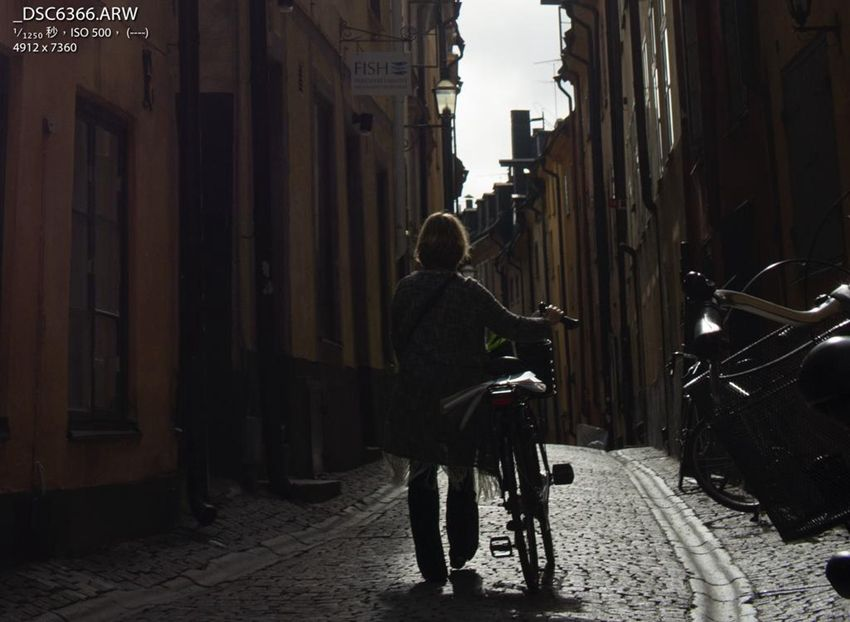
#> input picture ch2.图像预处理/clahe/timg.jpg, 850 x 622 px
$ python clahe.py
#> lines starting #> are read from the running program, lines starting #| are printed output that depends on the picture
import cv2
import matplotlib.pyplot as plt

img = cv2.imread('timg.jpg',0) #直接读为灰度图像
#> img: shape (622, 850); min 0, max 255, mean 45.9
res = cv2.equalizeHist(img)
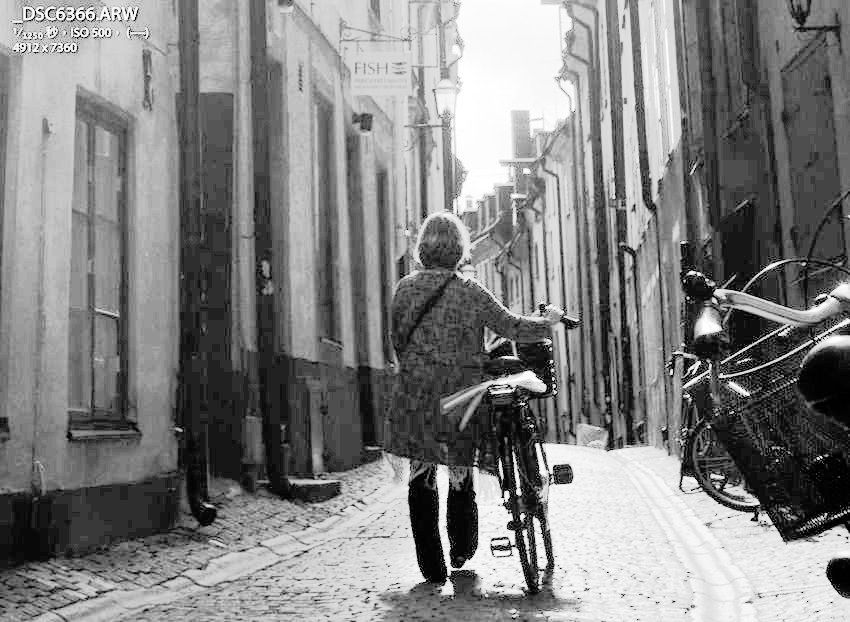
#> res: shape (622, 850); min 0, max 255, mean 130.1

clahe = cv2.createCLAHE(clipLimit=2,tileGridSize=(10,10))
cl1 = clahe.apply(img)
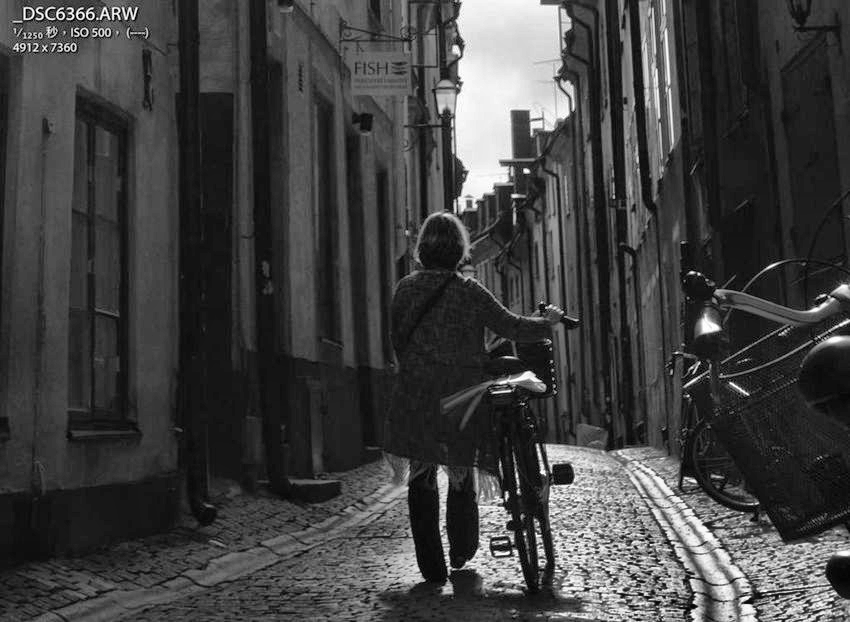
#> cl1: shape (622, 850); min 0, max 255, mean 64.8

plt.subplot(131),plt.imshow(img,'gray')
plt.subplot(132),plt.imshow(res,'gray')
plt.subplot(133),plt.imshow(cl1,'gray')

plt.show()
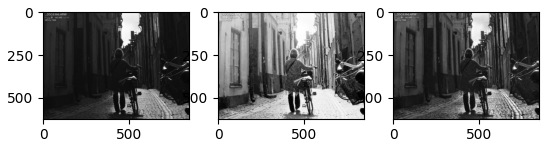
#> figure drawn by matplotlib, 3 panels
